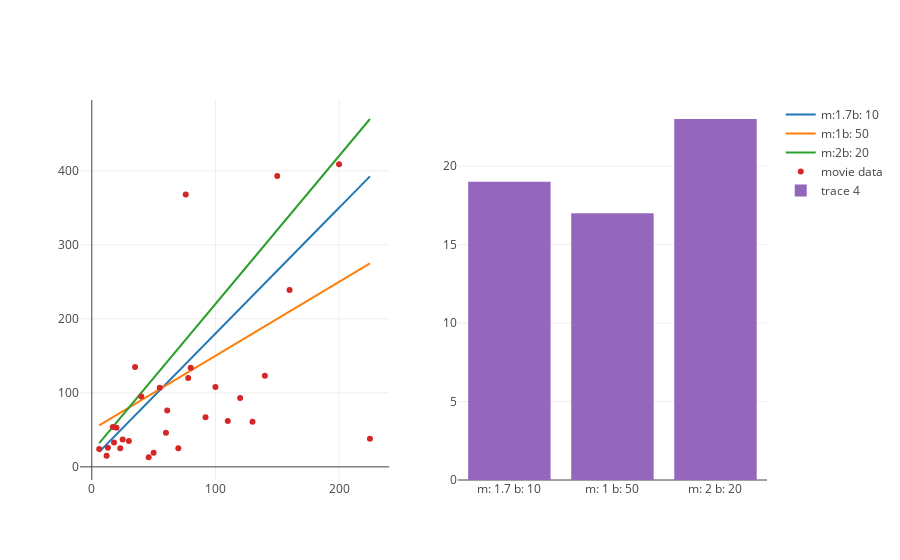

Notebook cell for this chart:
### Code cell
### add more regression lines here, by adding new elements to the list
regression_lines = [(1.7, 10), (1, 50), (2,20)]

if x_values and y_values:
    regression_traces = list(map(lambda line: m_b_trace(line[0], line[1], x_values, name='m:' + str(line[0]) + 'b: ' + str(line[1])), regression_lines))

    scatter_trace = trace_values(x_values, y_values, text=titles, name='movie data')
    rmse_calc_trace = trace_rmse(x_values, y_values, regression_lines)

    regression_and_rss(scatter_trace, regression_traces, rmse_calc_trace)

### Figure 1 — Plotly figure (JSON) as saved in the notebook; plotly's stock layout.template omitted (floating-point values rounded to 4 significant figures)
{"data": [{"mode": "lines", "name": "m:1.7b: 10", "type": "scatter", "uid": "92ae39f6-2c77-11e9-981b-855431079533", "x": [13, 46, 20, 61, 40, 225, 92, 12, 130, 25, 50, 18, 55, 30, 78, 76, 6, 120, 110, 100, 70, 17, 160, 150, 140, 60, 80, 23, 35, 200], "xaxis": "x", "y": [32.1, 88.2, 44, 113.7, 78, 392.5, 166.4, 30.4, 231, 52.5, 95, 40.6, 103.5, 61, 142.6, 139.2, 20.2, 214, 197, 180, 129, 38.9, 282, 265, 248, 112, 146, 49.1, 69.5, 350], "yaxis": "y"}, {"mode": "lines", "name": "m:1b: 50", "type": "scatter", "uid": "92aefd0a-2c77-11e9-981b-855431079533", "x": [13, 46, 20, 61, 40, 225, 92, 12, 130, 25, 50, 18, 55, 30, 78, 76, 6, 120, 110, 100, 70, 17, 160, 150, 140, 60, 80, 23, 35, 200], "xaxis": "x", "y": [63, 96, 70, 111, 90, 275, 142, 62, 180, 75, 100, 68, 105, 80, 128, 126, 56, 170, 160, 150, 120, 67, 210, 200, 190, 110, 130, 73, 85, 250], "yaxis": "y"}, {"mode": "lines", "name": "m:2b: 20", "type": "scatter", "uid": "92afb5a6-2c77-11e9-981b-855431079533", "x": [13, 46, 20, 61, 40, 225, 92, 12, 130, 25, 50, 18, 55, 30, 78, 76, 6, 120, 110, 100, 70, 17, 160, 150, 140, 60, 80, 23, 35, 200], "xaxis": "x", "y": [46, 112, 60, 142, 100, 470, 204, 44, 280, 70, 120, 56, 130, 80, 176, 172, 32, 260, 240, 220, 160, 54, 340, 320, 300, 140, 180, 66, 90, 420], "yaxis": "y"}, {"mode": "markers", "name": "movie data", "text": ["21 &amp; Over", "Dredd 3D", "12 Years a Slave", "2 Guns", "42", "47 Ronin", "A Good Day to Die Hard", "About Time", "After Earth", "August: Osage County", "Beautiful Creatures", "Blue Jasmine", "Captain Phillips", "Carrie", "Cloudy with a Chance of Meatballs 2", "Despicable Me 2", "Don Jon", "Elysium", "Ender&#39;s Game", "Epic", "Escape Plan", "Evil Dead", "Fast and Furious 6", "Frozen", "G.I. Joe: Retaliation", "Gangster Squad", "Grown Ups", "Her", "Identity Thief", "Iron Man 3"], "type": "scatter", "uid": "92b06ed8-2c77-11e9-981b-855431079533", "x": [13, 46, 20, 61, 40, 225, 92, 12, 130, 25, 50, 18, 55, 30, 78, 76, 6, 120, 110, 100, 70, 17, 160, 150, 140, 60, 80, 23, 35, 200], "xaxis": "x", "y": [26, 13, 53, 76, 95, 38, 67, 15, 61, 37, 19, 33, 107, 35, 120, 368, 24, 93, 62, 108, 25, 54, 239, 393, 123, 46, 134, 25, 135, 409], "yaxis": "y"}, {"type": "bar", "uid": "92b8724a-2c77-11e9-981b-855431079533", "x": ["m: 1.7 b: 10", "m: 1 b: 50", "m: 2 b: 20"], "xaxis": "x2", "y": [19, 17, 23], "yaxis": "y2"}], "layout": {"xaxis": {"anchor": "y", "domain": [0, 0.45]}, "xaxis2": {"anchor": "y2", "domain": [0.55, 1]}, "yaxis": {"anchor": "x", "domain": [0, 1]}, "yaxis2": {"anchor": "x2", "domain": [0, 1]}}}
